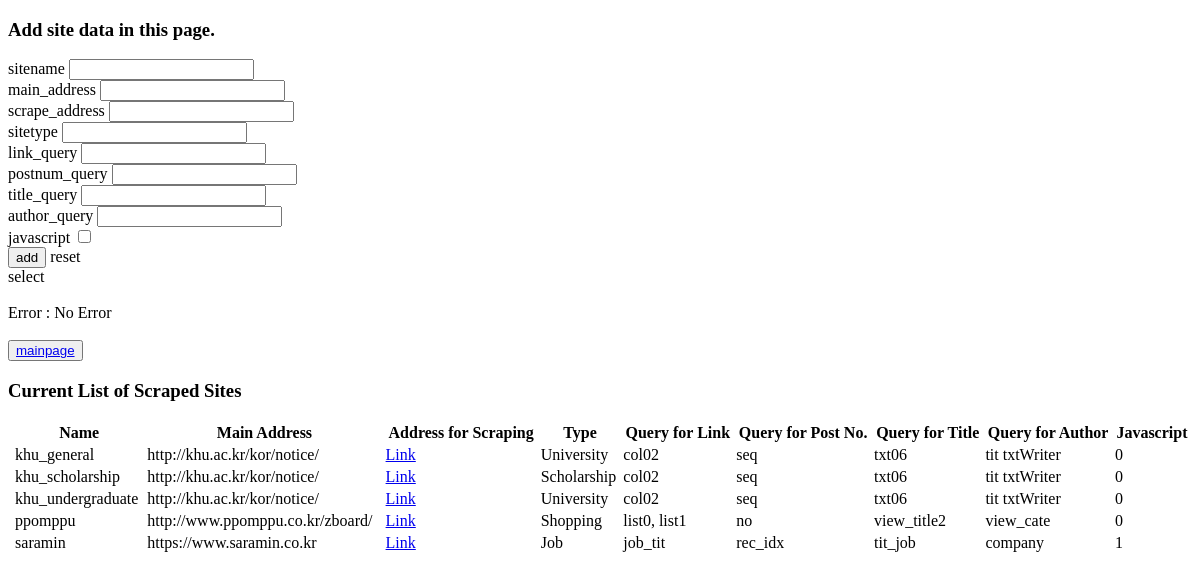
The app's page /insert/ with its own data.
### tables this page shows
CREATE TABLE sitedata (sitename TEXT NOT NULL PRIMARY KEY,main_address TEXT NOT NULL,scrape_address TEXT NOT NULL,sitetype TEXT NOT NULL,link_query TEXT NOT NULL,postnum_query INTEGER NOT NULL,title_query TEXT NOT NULL,author_query TEXT NOT NULL,js_included INTEGER);

### main/insert.py (the view, shortened to what this page needs)
@bp.route('/', methods=['GET', 'POST'])
def insert():
    con = get_db()
    cur = con.cursor()
    sitedata_result= []
    msg = "No Error"
    if (cur.execute(
        "SELECT name FROM sqlite_master WHERE type='table' and name = 'sitedata'")).fetchone() is not None:
        sitedata_result= cur.execute("SELECT * FROM sitedata ORDER BY sitename").fetchall()
    con.commit()
    cur.close()
    con.close()
    return render_template('insert.html', sitedata = sitedata_result, msg= msg)

### main/db.py (called while the page is built)
def get_db():
    db = getattr(g, '_database', None)
    if db is None:
        db = g._database = sqlite3.connect(current_app.config['DATABASE'])
    return db

def close_connection(e=None):
    db = g.pop('db', None)
    if db is not None:
        db.close()

### main/templates/insert.html (shortened to what this page needs)
<!DOCTYPE html>
<head>
    <link rel="stylesheet" href="{{ url_for('static', filename='loading.css') }}">
</head>
<body>
    <h3 id = "title">Add site data in this page.</h3>
    <form method="POST">
        <div id = "data_form">
            <label for="=sitename">sitename</label>
            <input type="text" id="sitename" name="sitename"><br>
            <label for="=main_address">main_address</label>
            <input type="text" id="main_address" name="main_address" ><br>
            <label for="=scrape_address">scrape_address</label>
            <input type="text" id="scrape_address" name="scrape_address"><br>
            <label for="=sitetype">sitetype</label>
            <input type="text" id="sitetype" name="sitetype"><br>
            <label for="=link_query">link_query</label>
            <input type="text" id="link_query" name="link_query"><br>
            <label for="=postnum_query">postnum_query</label>
            <input type="text" id="postnum_query" name="postnum_query"><br>
            <label for="=title_query">title_query</label>
            <input type="text" id="title_query" name="title_query"><br>
            <label for="=author_query">author_query</label>
            <input type="text" id="author_query" name="author_query"><br>
            <label for="=js_included">javascript</label>
            <input type="checkbox" name="js_included"><br>
        </div>
        <div id = "form_submit">
            <input type="submit" name="add" value="add">
            <label onclick = "confirmreset();">reset</label>
        </div>
        <label id = "select" onclick = "selectbox();">select</label>
        <br><br>
        Error : {{msg}}
        <br>
        <br>
        <button><a href={{ url_for("index") }}>mainpage</a></button>
        <br>
        <h3>Current List of Scraped Sites</h3>
        <table style="width:100%">
            <thead>
                <tr>
                    <th></th>
                    <th>Name</th>
                    <th>Main Address</th>
                    <th>Address for Scraping</th>
                    <th>Type</th>
                    <th>Query for Link</th>
                    <th>Query for Post No.</th>
                    <th>Query for Title</th>
                    <th>Query for Author</th>
                    <th>Javascript</th>
                </tr>
            </thead>
            <tbody>
                    {% for i in sitedata %}
                    <tr>
                        <td><input type="checkbox" name = {{ i[0] }}></td>
                        <td>{{ i[0] }}</td>
                        <td>{{ i[1] }}</td>
                        <td><a href = {{ i[2] }}>Link</a></td>
                        <td>{{ i[3] }}</td>
                        <td>{{ i[4] }}</td>
                        <td>{{ i[5] }}</td>
                        <td>{{ i[6] }}</td>
                        <td>{{ i[7] }}</td>
                        <td>{{ i[8] }}</td>
                    </tr>
                    {% endfor %}
            </tbody>
        </table>
    </form>
</body>

### main/static/loading.css (style rules this page uses)
table { size: "100%"; }

### records on screen
sitedata: sitename "khu_general", main_address "http://khu.ac.kr/kor/notice/", sitetype "University", link_query "col02", postnum_query "seq", title_query "txt06", author_query "tit txtWriter", js_included "0"
sitedata: sitename "khu_scholarship", main_address "http://khu.ac.kr/kor/notice/", sitetype "Scholarship", link_query "col02", postnum_query "seq", title_query "txt06", author_query "tit txtWriter", js_included "0"
sitedata: sitename "khu_undergraduate", main_address "http://khu.ac.kr/kor/notice/", sitetype "University", link_query "col02", postnum_query "seq", title_query "txt06", author_query "tit txtWriter", js_included "0"
sitedata: sitename "ppomppu", main_address "http://www.ppomppu.co.kr/zboard/", sitetype "Shopping", link_query "list0, list1", postnum_query "no", title_query "view_title2", author_query "view_cate", js_included "0"
sitedata: sitename "saramin", main_address "https://www.saramin.co.kr", sitetype "Job", link_query "job_tit", postnum_query "rec_idx", title_query "tit_job", author_query "company", js_included "1"

### other values on screen
{{ msg }} "No Error"
